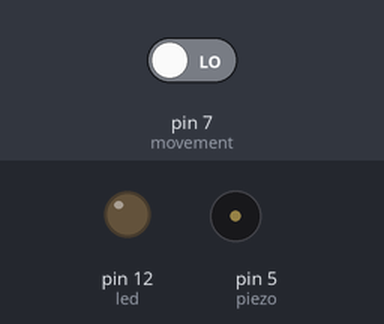
Bench run of a sketch on a simulated Arduino Uno, built with avr-gcc and run on an emulated ATmega328P. Parts: output pins drawn as LEDs (lit = HIGH), buzzer (waves = sounding, pin HIGH). Dashed ring = blinking. The inputs (shaded band) are chosen by the test bench; at power-on: pin 7 (movement) LOW.

Above: at 1.2 s.
1.3 s: pin 7 (movement) driven HIGH
At 1.7 s:
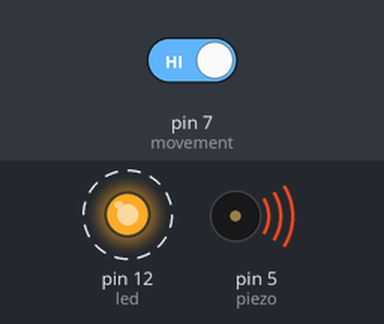
4.3 s: pin 7 (movement) driven LOW
At 5.4 s:
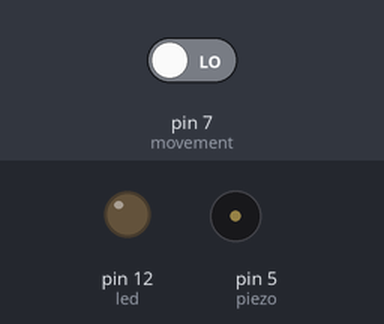
Timing chart, 0 to 7.3 s (numbered marks = the images above; inputs shaded):
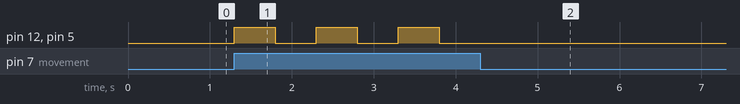

The sketch:

Sensor_de_movimiento2.ino
```cpp
int piezo=5; //The word “piezo” stands for the value 5.
int movement=7; //The word “movement” stands for the value 7.
int movementstatus=0; //The word “movementstatus” stands for the value 0. Later
int led=12;
//on there will be saved if a movement is detected or not
void setup()
{ //The setup starts here
pinMode(piezo, OUTPUT); //The pin connected to the piezo speaker (pin 5) is
//defined as an output.
pinMode(led,OUTPUT);

pinMode(movement, INPUT); //The pin connected to the moition detector (pin 7)is
//defined as an input.
}
void loop()
{ //The loop part starts here
movementstatus=digitalRead(movement); //The value on pin 7 is read out
//(command: digitalRead). The result will be safed under “movementstatus”. (HIGH
//means 5V and LOW means 0V)
if(movementstatus==HIGH) //if a movement is detected (voltage signal high) ..
{ //open program part of the IF-command

digitalWrite(piezo,HIGH);
digitalWrite(led,HIGH);//..the piezo should beep
delay(500); //5 seconds long
digitalWrite(piezo, LOW);
digitalWrite(led,LOW);
delay(500);
//after that the piezo should be quiet
} //close program part of the IF-command
else
{ //open else-command
digitalWrite(piezo,LOW); //the piezo speaker should be turned off
} //close else-command
} //close loop part
```

Measured:
- after the input at 1.3 s, pin 12 (led), pin 5 (piezo): alternates HIGH for 0.50 s and LOW for 0.50 s, starting at once
- after the input at 4.3 s, pin 12 (led), pin 5 (piezo): stops changing and stays LOW
